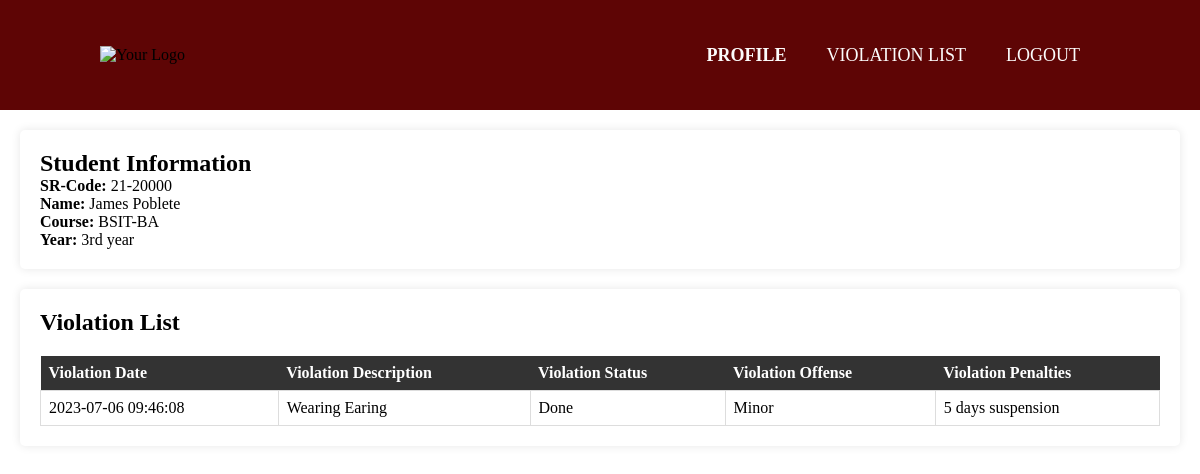
The page /student_violationlist.php (signed in) on the database its author committed.
### tables this page shows
CREATE TABLE IF NOT EXISTS `tb_studentinfo` (
  `SR_Code` varchar(25) NOT NULL,
  `Student_Name` varchar(50) NOT NULL,
  `Student_Course` varchar(50) NOT NULL,
  `Student_Year` varchar(25) NOT NULL,
  `Student_Acc_ID` int NOT NULL,
  `Student_Picture` longblob,
  PRIMARY KEY (`SR_Code`),
  KEY `FK_Student_Acc` (`Student_Acc_ID`)
);

CREATE TABLE IF NOT EXISTS `tb_violation` (
  `Violation_ID` int NOT NULL AUTO_INCREMENT,
  `Student_Name` varchar(50) NOT NULL,
  `Student_Course` varchar(50) DEFAULT NULL,
  `Student_Year` varchar(25) NOT NULL,
  `Violation_Date` datetime NOT NULL,
  `Violation_Description` varchar(200) NOT NULL,
  `Violation_Status` varchar(25) NOT NULL,
  `Admin_ID` varchar(50) NOT NULL,
  `Guidance_ID` varchar(50) NOT NULL,
  `SR_Code` varchar(25) NOT NULL,
  `Violation_Offense` varchar(50) NOT NULL,
  `Violation_Penalties` varchar(250) NOT NULL,
  PRIMARY KEY (`Violation_ID`),
  KEY `FK_StudentInfo_Violation` (`SR_Code`),
  KEY `FK_Admin_Violation` (`Admin_ID`),
  KEY `FK_Guidance_Violation` (`Guidance_ID`)
);

### student_violationlist.php (the view, shortened to what this page needs)
<?php
$servername = "localhost";
$db_username = "root";
$db_password = "";
$dbname = "db_ba3101";
$conn = new mysqli($servername, $db_username, $db_password, $dbname);
$student_acc_id = $_SESSION['student_acc_id'];
$sql_student_info = "SELECT tb_studentinfo.SR_Code, tb_studentinfo.Student_Name, tb_studentinfo.Student_Course, tb_studentinfo.Student_Year, tb_studentinfo.Student_Picture
                    FROM tb_studentinfo
                    WHERE tb_studentinfo.Student_Acc_ID = $student_acc_id";
$result_student_info = $conn->query($sql_student_info);
if ($result_student_info->num_rows == 1) {
    $row_student_info = $result_student_info->fetch_assoc();
    $srCode = $row_student_info['SR_Code'];
    $name = $row_student_info['Student_Name'];
    $course = $row_student_info['Student_Course'];
    $year = $row_student_info['Student_Year'];
} else {
    $srCode = "N/A";
    $name = "N/A";
    $course = "N/A";
    $year = "N/A";
}
$sql_violations = "SELECT * FROM tb_violation WHERE SR_Code = '$srCode'";
$result_violations = $conn->query($sql_violations);
?>
<!DOCTYPE html>
<html>
<head>
    <link rel="stylesheet" type="text/css" href="student_violationlist.css">
</head>
<body>
    <div class="navbar">
        <div class="logo">
            <img src="BSUlogo.png" alt="Your Logo">
        </div>
        <ul class="menu">
            <li id="profile"><a href="student_dashboard.php">PROFILE</a></li>
            <li id="violation"><a href="student_violationlist.php">VIOLATION LIST</a></li>
            <li id="logout"><a href="login.html">LOGOUT</a></li>
        </ul>
    </div>
    <div class="student-info">
        <h2>Student Information</h2>
        <p><strong>SR-Code:</strong> <?php echo $srCode; ?></p>
        <p><strong>Name:</strong> <?php echo $name; ?></p>
        <p><strong>Course:</strong> <?php echo $course; ?></p>
        <p><strong>Year:</strong> <?php echo $year; ?></p>
    </div>
    <div class="violations">
        <h2>Violation List</h2>
        <table>
            <tr>
                <th>Violation Date</th>
                <th>Violation Description</th>
                <th>Violation Status</th>
                <th>Violation Offense</th>
                <th>Violation Penalties</th>
            </tr>
            <?php
            while ($row_violation = $result_violations->fetch_assoc()) {
                echo "<tr>";
                echo "<td>" . $row_violation['Violation_Date'] . "</td>";
                echo "<td>" . $row_violation['Violation_Description'] . "</td>";
                echo "<td>" . $row_violation['Violation_Status'] . "</td>";
                echo "<td>" . $row_violation['Violation_Offense'] . "</td>";
                echo "<td>" . $row_violation['Violation_Penalties'] . "</td>";
                echo "</tr>";
            }
            ?>
        </table>
    </div>
</body>
</html>

### student_violationlist.css (style rules this page uses)
* { margin: 0; padding: 0; }
.navbar { background-color: rgb(94, 5, 5); height: 50px; display: flex; align-items: center; justify-content: space-between; padding: 30px 100px; }
.logo img { max-height: 100px; }
.menu { list-style-type: none; margin: 0; padding: 0; display: flex; justify-content: flex-end; }
.menu li { margin: 0 20px; font-size: 18px; }
.menu li a { text-decoration: none; color: white; position: relative; }
.menu li a::after { content: ''; position: absolute; width: 100%; height: 2px; bottom: 0; left: 0; background-color: transparent; transition: background-color 0.3s; }
#profile a { color: rgb(252, 252, 252); font-weight: bold; }
#violation a { color: rgb(252, 252, 252); }
#logout a { color: rgb(252, 252, 252); }
.menu a { color: white; text-decoration: none; }
.student-info { background-color: white; padding: 20px; margin: 20px; border-radius: 5px; box-shadow: 0 0 10px rgba(0, 0, 0, 0.1); }
.student-info h2 { margin: 0; font-size: 24px; }
.violations { background-color: white; padding: 20px; margin: 20px; border-radius: 5px; box-shadow: 0 0 10px rgba(0, 0, 0, 0.1); }
.violations h2 { margin: 0; font-size: 24px; }
table { width: 100%; border-collapse: collapse; margin-top: 20px; }
table th { background-color: #333; color: white; text-align: left; padding: 8px; }
table td { border: 1px solid #ddd; padding: 8px; }

### rows shown on the page
tb_studentinfo: SR_Code "21-20000", Student_Name "James Poblete", Student_Course "BSIT-BA", Student_Year "3rd year"
tb_violation: Violation_Date "2023-07-06 09:46:08", Violation_Description "Wearing Earing", Violation_Status "Done", Violation_Offense "Minor", Violation_Penalties "5 days suspension"
